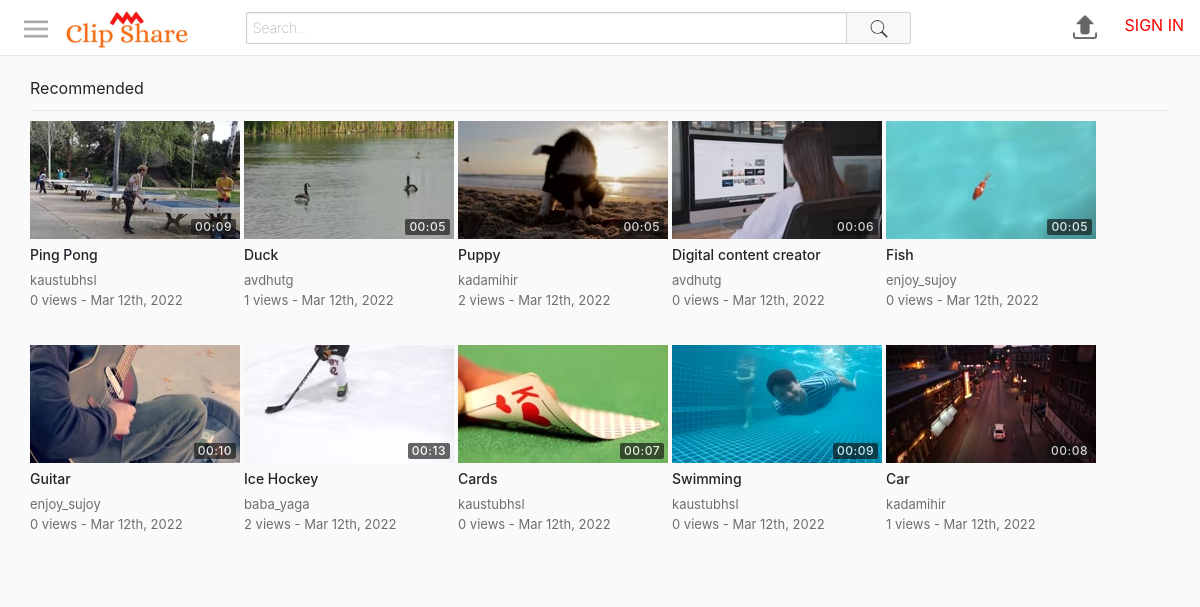
The page / on the database its author committed.
### tables this page shows
CREATE TABLE `videos` (
  `id` int(11) NOT NULL,
  `uploadedBy` varchar(50) NOT NULL,
  `title` varchar(70) NOT NULL,
  `description` varchar(1000) NOT NULL,
  `privacy` int(11) NOT NULL,
  `filePath` varchar(250) NOT NULL,
  `category` int(11) NOT NULL,
  `uploadDate` datetime NOT NULL DEFAULT current_timestamp(),
  `views` int(11) NOT NULL,
  `duration` varchar(10) NOT NULL
);

CREATE TABLE `thumbnails` (
  `id` int(11) NOT NULL,
  `videoId` int(11) NOT NULL,
  `filePath` varchar(250) NOT NULL,
  `selected` int(11) NOT NULL
);

### includes/classes/User.php (called while the page is built, shortened)
<?php
class User {
    private $con, $sqlData;
    public function __construct($con, $username) {
        $this->con = $con;
        $query = $this->con->prepare("SELECT * FROM users WHERE username = :un");
        $query->bindParam(":un", $username);
        $query->execute();
        $this->sqlData = $query->fetch(PDO::FETCH_ASSOC);
    }
    public static function isLoggedIn() {
        return isset($_SESSION["userLoggedIn"]);
    }
    public function getUsername() {
        return $this->sqlData["username"] ?? 'default value';
    }
}
?>

### includes/classes/Video.php (called while the page is built, shortened)
<?php
class Video {
    private $con, $sqlData, $userLoggedInObj;
    public function __construct($con, $input, $userLoggedInObj) {
        $this->con = $con;
        if(is_array($input)) {
            $this->sqlData = $input;
        }
        else {
            $query = $this->con->prepare("SELECT * FROM videos WHERE id = :id");
            $query->bindParam(":id", $input);
            $query->execute();
            $this->sqlData = $query->fetch(PDO::FETCH_ASSOC);
        }
    }
    public function getId() {
        return $this->sqlData["id"];
    }
    public function getUploadedBy() {
        return $this->sqlData["uploadedBy"];
    }
    public function getTitle() {
        return $this->sqlData["title"];
    }
    public function getTimeStamp() {
        $date = $this->sqlData["uploadDate"];
        return date("M jS, Y", strtotime($date));
    }
    public function getViews() {
        return $this->sqlData["views"];
    }
    public function getDuration() {
        return $this->sqlData["duration"];
    }
    public function getThumbnail() {
        $query = $this->con->prepare("SELECT filePath FROM thumbnails WHERE videoId=:videoId AND selected=1");
        $query->bindParam(":videoId", $videoId);
        $videoId = $this->getId();
        $query->execute();
        return $query->fetchColumn();
    }
}
?>

### includes/classes/VideoGridItem.php (the view)
<?php
class VideoGridItem {
    private $video, $largeMode;
    public function __construct($video, $largeMode) {
        $this->video = $video;
        $this->largeMode = $largeMode;
    }
    public function create() {
        $thumbnail = $this->createThumbnail();
        $details = $this->createDetails();
        $url = "watch.php?id=" . $this->video->getId();
        return "<a href='$url'>
                    <div class='videoGridItem'>
                        $thumbnail
                        $details
                    </div>
                </a>";
    }
    private function createThumbnail() {
        $thumbnail = $this->video->getThumbnail();
        $duration = $this->video->getDuration();
        return "<div class='thumbnail'>
                    <img src='$thumbnail'>
                    <div class='duration'>
                        <span>$duration</span>
                    </div>
                </div>";
    }
    private function createDetails() {
        $title = $this->video->getTitle();
        $username = $this->video->getUploadedBy();
        $views = $this->video->getViews();
        $description = $this->createDescription();
        $timestamp = $this->video->getTimeStamp();
        return "<div class='details'>
                    <h3 class='title'>$title</h3>
                    <span class='username'>$username</span>
                    <div class='stats'>
                        <span class='viewCount'>$views views - </span>
                        <span class='timeStamp'>$timestamp</span>
                    </div>
                    $description
                </div>";
    }
    private function createDescription() {
        if(!$this->largeMode) {
            return "";
        }
        else {
            $description = $this->video->getDescription();
            $description = (strlen($description) > 350) ? substr($description, 0, 347) . "..." : $description;
            return "<span class='description'>$description</span>";
        }
    }
}
?>

### includes/header.php (shortened to what this page needs)
<?php
require_once("includes/config.php");
require_once("includes/classes/ButtonProvider.php");
require_once("includes/classes/User.php");
require_once("includes/classes/Video.php");
require_once("includes/classes/VideoGrid.php");
require_once("includes/classes/VideoGridItem.php");
$usernameLoggedIn = User::isLoggedIn() ? $_SESSION["userLoggedIn"] : "";
$userLoggedInObj = new User($con, $usernameLoggedIn);
?>
<!DOCTYPE html>
<html>
<head>
    <link rel="stylesheet" href="https://maxcdn.bootstrapcdn.com/bootstrap/4.0.0/css/bootstrap.min.css">
    <link rel="stylesheet" type="text/css" href="assets/css/style1.css">
</head>
<body>
    <div id="pageContainer">
        <div id="mastHeadContainer">
            <button class="navShowHide">
                <img src="assets/images/icons/menu.png">
            </button>
            <a class="logoContainer" href="index.php">
                <img src="assets/images/icons/clipsharelogo.png" title="logo" alt="Site logo">
            </a>
            <div class="searchBarContainer">
                <form action="search.php" method="GET">
                    <input type="text" class="searchBar" name="term" placeholder="Search...">
                    <button class="searchButton">
                        <img src="assets/images/icons/search.png">
                    </button>
                </form>
            </div>
            <div class="rightIcons">
                <a href="upload.php">
                    <img class="upload" src="assets/images/icons/upload.png">
                </a>
                <?php echo ButtonProvider::createUserProfileNavigationButton($con, $userLoggedInObj->getUsername()); ?>
            </div>
        </div>
        <div id="mainSectionContainer">
            <div id="mainContentContainer">

### includes/classes/ButtonProvider.php (shortened to what this page needs)
<?php
class ButtonProvider {
    public static function createUserProfileNavigationButton($con, $username) {
        if(User::isLoggedIn()) {
            return ButtonProvider::createUserProfileButton($con, $username);
        }
        else {
            return "<a href='signIn.php'>
                        <span class='signInLink'>SIGN IN</span>
                    </a>";
        }
    }
}
?>

### index.php (shortened to what this page needs)
<?php require_once("includes/header.php"); ?>
<div class="videoSection">
    <?php
    $videoGrid = new VideoGrid($con, $userLoggedInObj->getUsername());
    echo $videoGrid->create(null, "Recommended", false);
    ?>
</div>
<?php require_once("includes/footer.php"); ?>

### includes/classes/VideoGrid.php (shortened to what this page needs)
<?php
class VideoGrid {
    private $con, $userLoggedInObj;
    private $largeMode = false;
    private $gridClass = "videoGrid";
    public function __construct($con, $userLoggedInObj) {
        $this->con = $con;
        $this->userLoggedInObj = $userLoggedInObj;
    }
    public function create($videos, $title, $showFilter) {
        if($videos == null) {
            $gridItems = $this->generateItems();
        }
        else {
            $gridItems = $this->generateItemsFromVideos($videos);
        }
        $header = "";
        if($title != null) {
            $header = $this->createGridHeader($title, $showFilter);
        }
        return "$header
                <div class='$this->gridClass'>
                    $gridItems
                </div>";
    }
    public function generateItems() {
        $query = $this->con->prepare("SELECT * FROM videos ORDER BY RAND() LIMIT 15");
        $query->execute();
        $elementsHtml = "";
        while($row = $query->fetch(PDO::FETCH_ASSOC)) {
            $video = new Video($this->con, $row, $this->userLoggedInObj);
            $item = new VideoGridItem($video, $this->largeMode);
            $elementsHtml .= $item->create();
        }
        return $elementsHtml;
    }
    public function createGridHeader($title, $showFilter) {
        $filter = "";
        return "<div class='videoGridHeader'>
                        <div class='left'>
                            $title
                        </div>
                        $filter
                    </div>";
    }
}
?>

### includes/footer.php
</div>
</div>
</div>
</body>
</html>

### assets/css/style1.css (style rules this page uses)
html, body { height: 100%; padding: 0; margin: 0; }
#pageContainer { width: 100%; height: 100%; background-color: #fafafa; }
#mastHeadContainer { width: 100%; height: 56px; position: fixed; top: 0; left: 0; padding: 7px 16px; box-sizing: border-box; border-bottom: 1px solid #e8e8e8; background-color: #fff; z-index: 1; display: flex; align-items: center; }
#mastHeadContainer button:not(.searchButton), #mastHeadContainer .rightIcons img { cursor: pointer; width: 40px; height: 40px; padding: 8px; box-sizing: border-box; border: none; background-color: transparent; }
#mastHeadContainer .rightIcons { height: 100%; }
#mastHeadContainer button img { width: 100%; }
#mastHeadContainer .logoContainer { width: 150px; }
#mastHeadContainer .logoContainer img { height: 50px; margin-left: 8px; }
#mainSectionContainer { padding-top: 56px; display: flex; }
#mainContentContainer { padding: 10px 30px; display: flex; flex: 1; background-color: #fafafa; box-sizing: border-box; }
#mastHeadContainer .searchBarContainer { margin: 0 40px; flex: 1; display: flex; }
#mastHeadContainer .searchBarContainer form { flex: 1; display: flex; }
#mastHeadContainer .searchBarContainer .searchBar { flex: 1; max-width: 600px; color: #111; padding: 2px 6px; font-size: 14px; font-weight: 100; border: 1px solid #ccc; border-top-left-radius: 2px; border-bottom-left-radius: 2px; border-right: none; height: 32px; box-shadow: #eee 0px 1px 2px 0px inset; }
#mastHeadContainer .searchBarContainer .searchButton { height: 32px; background-color: #f8f8f8; border: 1px solid #d3d3d3; border-bottom-right-radius: 2px; border-top-right-radius: 2px; cursor: pointer; width: 65px; }
#mastHeadContainer .searchBarContainer .searchButton img { height: 20px; width: 20px; }
.videoGrid { display: flex; flex-wrap: wrap; }
.videoGridItem { height: 200px; margin-right: 4px; margin-bottom: 24px; }
.videoGridItem .thumbnail { width: 210px; height: 118px; position: relative; }
.videoGridItem .thumbnail img { width: 100%; height: 100%; }
.videoGridItem .thumbnail .duration { bottom: 0; right: 0; position: absolute; margin: 4px; color: #fff; background-color: rgba(17,17,17,0.8); opacity: 0.8; padding: 2px 4px; border-radius: 2px; letter-spacing: 0.5px; font-size: 12px; font-weight: 500; line-height: 12px; }
.videoGridItem .details { padding-right: 24px; position: relative; cursor: pointer; display: flex; flex-direction: column; width: 210px; }
.videoGridItem .details .title { margin: 8px 0; max-height: 32px; overflow: hidden; font-size: 14px; font-weight: 500; line-height: 16px; color: #212529; }
.videoGridItem .details .username, .videoGridItem .details .stats { color: rgba(17,17,17,0.6); font-size: 13px; overflow-x: hidden; text-overflow: ellipsis; white-space: nowrap; }
.videoGridHeader { display: flex; margin: 10px 0; padding-bottom: 10px; border-bottom: 1px solid #e8e8e8; }
.videoGridHeader div { flex: 1; }
.signInLink { color: #f00; margin-left: 15px; }

### rows shown on the page
videos: thumbnails.filePath (picture), duration "00:09", title "Ping Pong", uploadedBy "kaustubhsl", views "0", uploadDate "Mar 12th, 2022"
videos: thumbnails.filePath (picture), duration "00:05", title "Duck", uploadedBy "avdhutg", views "1", uploadDate "Mar 12th, 2022"
videos: thumbnails.filePath (picture), duration "00:05", title "Puppy", uploadedBy "kadamihir", views "2", uploadDate "Mar 12th, 2022"
videos: thumbnails.filePath (picture), duration "00:06", title "Digital content creator", uploadedBy "avdhutg", views "0", uploadDate "Mar 12th, 2022"
videos: thumbnails.filePath (picture), duration "00:05", title "Fish", uploadedBy "enjoy_sujoy", views "0", uploadDate "Mar 12th, 2022"
videos: thumbnails.filePath (picture), duration "00:10", title "Guitar", uploadedBy "enjoy_sujoy", views "0", uploadDate "Mar 12th, 2022"
videos: thumbnails.filePath (picture), duration "00:13", title "Ice Hockey", uploadedBy "baba_yaga", views "2", uploadDate "Mar 12th, 2022"
videos: thumbnails.filePath (picture), duration "00:07", title "Cards", uploadedBy "kaustubhsl", views "0", uploadDate "Mar 12th, 2022"
videos: thumbnails.filePath (picture), duration "00:09", title "Swimming", uploadedBy "kaustubhsl", views "0", uploadDate "Mar 12th, 2022"
videos: thumbnails.filePath (picture), duration "00:08", title "Car", uploadedBy "kadamihir", views "1", uploadDate "Mar 12th, 2022"

### other values the page prints
$title "Recommended"
